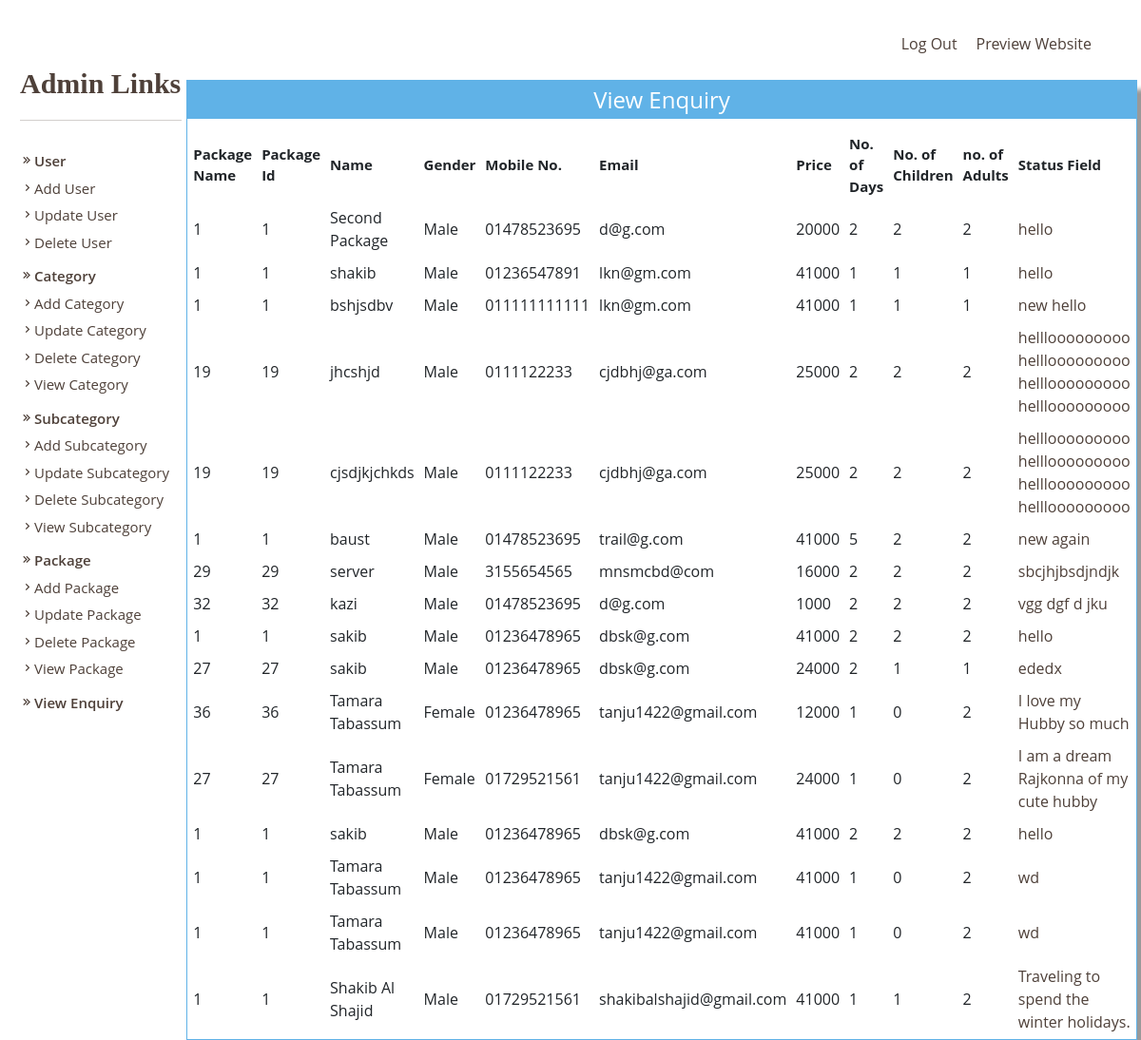
The page /Admin/viewenquiry.php (signed in) on the database its author committed.
### tables this page shows
CREATE TABLE `enquiry` (
  `Enquiryid` int(50) NOT NULL,
  `Packageid` int(50) NOT NULL,
  `Name` varchar(200) NOT NULL,
  `Gender` varchar(20) NOT NULL,
  `Mobileno` varchar(20) NOT NULL,
  `Email` varchar(50) NOT NULL,
  `Price` varchar(12) NOT NULL,
  `NoofDays` int(50) NOT NULL,
  `Child` int(50) NOT NULL,
  `Adults` int(50) NOT NULL,
  `Message` varchar(900) NOT NULL,
  `Statusfield` varchar(200) NOT NULL
);

CREATE TABLE `package` (
  `Packid` int(200) NOT NULL,
  `Packname` varchar(1000) NOT NULL,
  `Category` int(200) NOT NULL,
  `Subcategory` int(200) NOT NULL,
  `Packprice` int(200) NOT NULL,
  `Pic1` varchar(8000) NOT NULL,
  `Pic2` varchar(8000) NOT NULL,
  `Pic3` varchar(8000) NOT NULL,
  `Detail` varchar(8000) NOT NULL
);

### Admin/viewenquiry.php (the view, shortened to what this page needs)
<!DOCTYPE html>
<html>
<head>
<link href="style.css" rel="stylesheet" type="text/css" />
<link href="../css/bootstrap.css" rel='stylesheet' type='text/css'/>
<link href="../css/style.css" rel="stylesheet" type="text/css" media="all"/>
<link href="../css/animate.css" rel="stylesheet" type="text/css" media="all">
</head>
<body>
<?php include('function.php'); ?>
<?php include('top.php'); ?>
<div>
<div style="float:left; color:#4e4039; font-size:16px; padding-left:20px;">
<?php include('left.php'); ?>
</div>
<div>
<form method="post">
<table border="0" width="78%" height="300px" align="center" class="tableshadow">
<tr><td class="toptd">View Enquiry</td></tr>
<tr><td align="center" valign="top" style="padding-top:10px;">
<table border="0" align="center" width="95%">
<tr><td style="font-size:15px; padding:5px; font-weight:bold;" >Package Name</td>
<td style="font-size:15px; padding:5px; font-weight:bold; ">Package Id</td>
<td style="font-size:15px; padding:5px; font-weight:bold;">Name</td>
<td style="font-size:15px; padding:5px; font-weight:bold;">Gender</td>
<td style="font-size:15px; padding:5px; font-weight:bold;">Mobile No.</td>
<td style="font-size:15px; padding:5px; font-weight:bold;">Email</td>
<td style="font-size:15px; padding:5px; font-weight:bold;">Price</td>
<td style="font-size:15px; padding:5px; font-weight:bold;">No. of Days</td>
<td style="font-size:15px; padding:5px; font-weight:bold;">No. of Children</td>
<td style="font-size:15px; padding:5px; font-weight:bold;">no. of Adults</td>
<td style="font-size:15px; padding:5px; font-weight:bold;">Status Field</td></tr>
<?php
$s="select * from enquiry,package where enquiry.Packageid=package.Packid";
$result=mysqli_query($cn,$s);
while($data=mysqli_fetch_array($result))
{
		echo "<td style=' padding:5px;'>$data[12]</td>
		<td style=' padding:5px;'>$data[1]</td>
		<td style=' padding:5px;'>$data[2]</td>
		<td style=' padding:5px;'>$data[3]</td>
		<td style=' padding:5px;'>$data[4]</td>
		<td style=' padding:5px;'>$data[5]</td>
		<td style=' padding:5px;'>$data[6]</td>
		<td style=' padding:5px;'>$data[7]</td>
		<td style=' padding:5px;'>$data[8]</td>
		<td style=' padding:5px;'>$data[9]</td>
		<td style=' padding:5px;'><a href='chstatus.php?eid=$data[0]'>$data[10]</a></td>
		</tr>";
}
?>
</table>
</form>
</div>
</div>
</body>
</html>

### Admin/style.css (style rules this page uses)
.tableshadow { box-shadow:10px 10px 5px #999; padding-top:40px; border:solid 1px #60b2e7; }
.toptd { color:white; font-size:24px; text-align:center; height:40px; background-color:#60b2e7; }

### css/style.css (style rules this page uses)
body { font-family: "Open Sans", sans-serif; color: #212529; }
a { color: #4e4039; text-decoration: none; }

### rows shown on the page
enquiry: Packageid.Packid "1", Packageid "1", Name "Second Package", Gender "Male", Mobileno "01478523695", Email "d@g.com", Price "20000", NoofDays "2", Child "2", Adults "2", Message "hello"
enquiry: Packageid.Packid "1", Packageid "1", Name "shakib", Gender "Male", Mobileno "01236547891", Email "lkn@gm.com", Price "41000", NoofDays "1", Child "1", Adults "1", Message "hello"
enquiry: Packageid.Packid "1", Packageid "1", Name "bshjsdbv", Gender "Male", Mobileno "011111111111", Email "lkn@gm.com", Price "41000", NoofDays "1", Child "1", Adults "1", Message "new hello"
enquiry: Packageid.Packid "19", Packageid "19", Name "jhcshjd", Gender "Male", Mobileno "0111122233", Email "cjdbhj@ga.com", Price "25000", NoofDays "2", Child "2", Adults "2", Message "helllooooooooo helllooooooooo helllooooooooo helllooooooooo"
enquiry: Packageid.Packid "19", Packageid "19", Name "cjsdjkjchkds", Gender "Male", Mobileno "0111122233", Email "cjdbhj@ga.com", Price "25000", NoofDays "2", Child "2", Adults "2", Message "helllooooooooo helllooooooooo helllooooooooo helllooooooooo"
enquiry: Packageid.Packid "1", Packageid "1", Name "baust", Gender "Male", Mobileno "01478523695", Email "trail@g.com", Price "41000", NoofDays "5", Child "2", Adults "2", Message "new again"
enquiry: Packageid.Packid "29", Packageid "29", Name "server", Gender "Male", Mobileno "3155654565", Email "mnsmcbd@com", Price "16000", NoofDays "2", Child "2", Adults "2", Message "sbcjhjbsdjndjk"
enquiry: Packageid.Packid "32", Packageid "32", Name "kazi", Gender "Male", Mobileno "01478523695", Email "d@g.com", Price "1000", NoofDays "2", Child "2", Adults "2", Message "vgg dgf d jku"
enquiry: Packageid.Packid "1", Packageid "1", Name "sakib", Gender "Male", Mobileno "01236478965", Email "dbsk@g.com", Price "41000", NoofDays "2", Child "2", Adults "2", Message "hello"
enquiry: Packageid.Packid "27", Packageid "27", Name "sakib", Gender "Male", Mobileno "01236478965", Email "dbsk@g.com", Price "24000", NoofDays "2", Child "1", Adults "1", Message "ededx"
enquiry: Packageid.Packid "36", Packageid "36", Name "Tamara Tabassum", Gender "Female", Mobileno "01236478965", Email "tanju1422@gmail.com", Price "12000", NoofDays "1", Child "0", Adults "2", Message "I love my Hubby so much"
enquiry: Packageid.Packid "27", Packageid "27", Name "Tamara Tabassum", Gender "Female", Mobileno "01729521561", Email "tanju1422@gmail.com", Price "24000", NoofDays "1", Child "0", Adults "2", Message "I am a dream Rajkonna of my cute hubby"
enquiry: Packageid.Packid "1", Packageid "1", Name "sakib", Gender "Male", Mobileno "01236478965", Email "dbsk@g.com", Price "41000", NoofDays "2", Child "2", Adults "2", Message "hello"
enquiry: Packageid.Packid "1", Packageid "1", Name "Tamara Tabassum", Gender "Male", Mobileno "01236478965", Email "tanju1422@gmail.com", Price "41000", NoofDays "1", Child "0", Adults "2", Message "wd"
enquiry: Packageid.Packid "1", Packageid "1", Name "Tamara Tabassum", Gender "Male", Mobileno "01236478965", Email "tanju1422@gmail.com", Price "41000", NoofDays "1", Child "0", Adults "2", Message "wd"
enquiry: Packageid.Packid "1", Packageid "1", Name "Shakib Al Shajid", Gender "Male", Mobileno "01729521561", Email "shakibalshajid@gmail.com", Price "41000", NoofDays "1", Child "1", Adults "2", Message "Traveling to spend the winter holidays."
